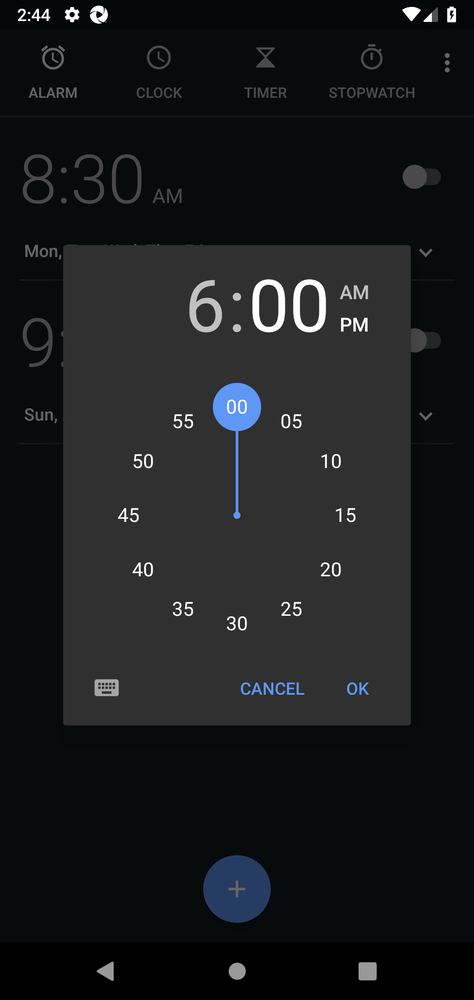
#> input picture src/gsar/verification/images/digirl/screenshot_alarm.png, 474 x 1000 px, shrunk from 1080 x 2280 before the run
$ python -i analyze_results.py   (imports and definitions only)
#> lines starting #> are read from the running program, lines starting #| are printed output that depends on the picture; after the words box and inside, x2 and y2 are one past the last pixel; in counts of white or black regions, pixels touching at a corner belong together
#> further down, picture is the input picture: shape (1000, 474, 3); mean B, G, R 28.6, 27.2, 25.1
"""Analyze task and screen complexity across synthesis iterations."""

from __future__ import annotations

import argparse
import json
import random
from pathlib import Path
from typing import Iterable

import cv2
import numpy as np

from ..config import resolve_path


# [20 lines left out: function load_trajectories, not called in this run]


def _mean(values: list[float | int]) -> float:
    return round(float(np.mean(values)), 6) if values else 0.0


# [46 lines left out: functions _balanced_sample, task_complexity_effect, not called in this run]


def edge_density(image: np.ndarray) -> float:
    """Return the fraction of pixels detected as edges."""
    gray = cv2.cvtColor(image, cv2.COLOR_BGR2GRAY)
    adaptive = cv2.adaptiveThreshold(
        gray,
        255,
        cv2.ADAPTIVE_THRESH_GAUSSIAN_C,
        cv2.THRESH_BINARY,
        11,
        2,
    )
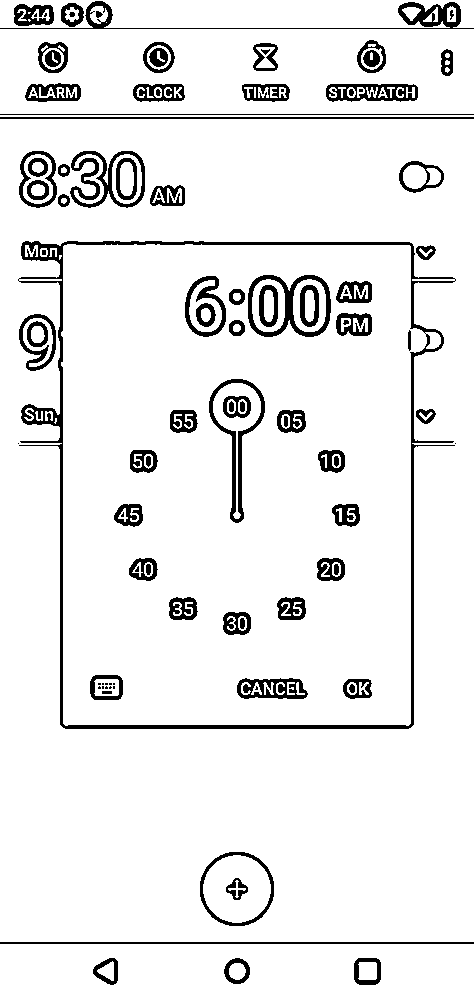
#> adaptive: shape (1000, 474); 92.1% white; 106 black regions (25 under 20 px), largest, box (x1, y1, x2, y2) and area: (18, 241, 456, 729) 7071, (0, 1, 474, 29) 1678, (70, 151, 145, 208) 1428
    edges = cv2.Canny(adaptive, 50, 150)
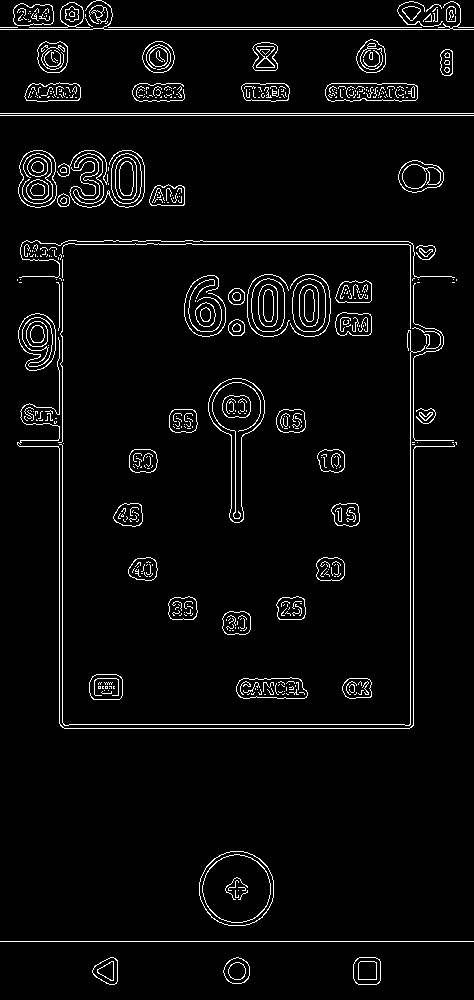
#> edges: shape (1000, 474); 4.1% white in thin lines or dots
    return float(np.mean(edges > 0))


# [109 lines left out: functions image_entropy, _valid_steps, _screen_metrics, screen_complexity_effect, main, not called in this run]


# [2 lines not run here, left out]

>>> import cv2
>>> picture = cv2.imread('../verification/images/digirl/screenshot_alarm.png')
>>> result = edge_density(picture)
#> result = 0.0406
